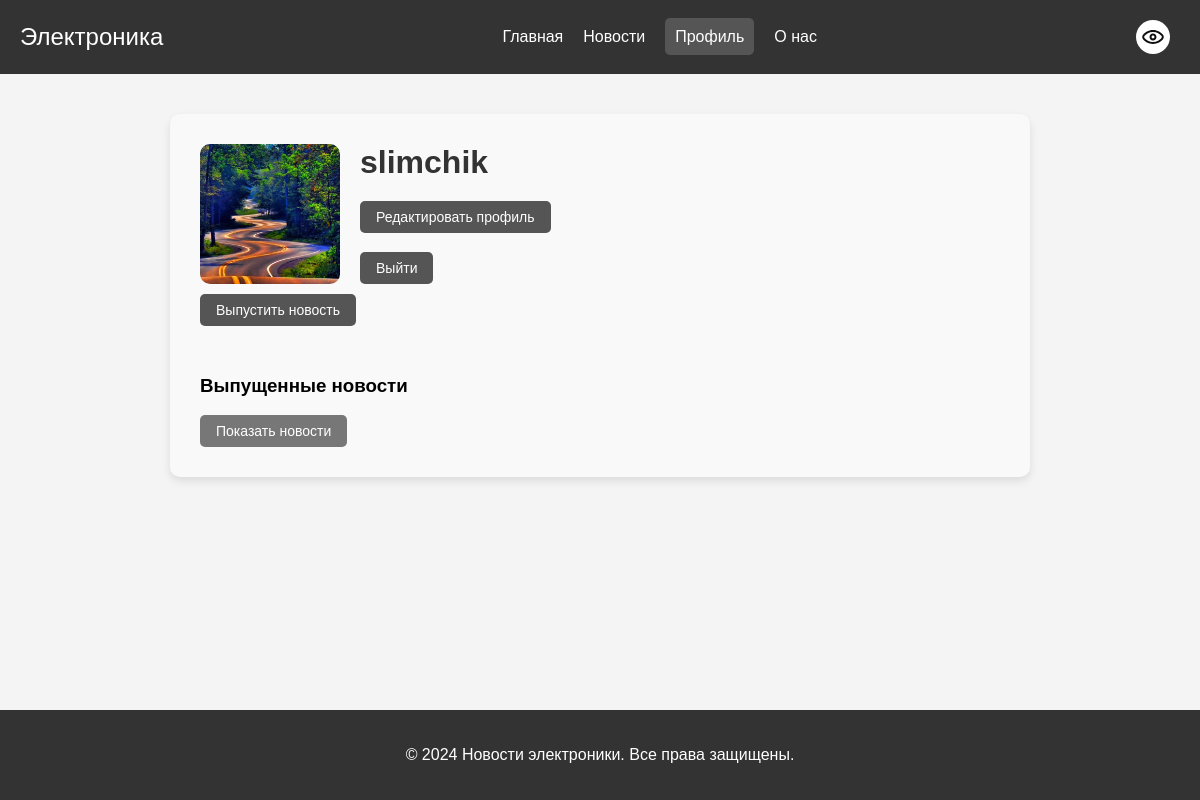
The page /profile/ (signed in) on the database its author committed.
### news/models.py (models this page shows, shortened)
class UserProfile(AbstractUser):
    username = models.CharField(max_length=20, unique=True, blank=False)
    nickname = models.CharField(max_length=15, blank=False)
    birthdate = models.DateField(blank=False, null=False)
    avatar = models.ImageField(upload_to='user_avatars', default='user_avatars/default-avatar.png')
    email = models.EmailField(unique=True)

### news/views.py (the view)
# urls.py: path('profile/', views.profile, name='profile'),
@login_required
def profile(request):
    user = request.user
    published_news = Content.objects.filter(author=user)
    return render(request, 'profile.html', {
        'nickname': user.nickname,
        'published_news': published_news,
    })

### news/templates/profile.html (shortened to what this page needs)
{% extends 'base.html' %}
{% load static %}
{% block extra_css %}
<link rel="stylesheet" href="{% static 'css/profile.css' %}">
<link rel="stylesheet" href="{% static 'css/profile_news.css' %}">
{% endblock %}
{% block content %}
<div class="profile-container">
    <div class="profile-header">
        <img src="{{ user.avatar.url }}" alt="Аватар" class="avatar">
        <div class="profile-info">
            <h2>{{ nickname }}</h2>
            <a href="{% url 'edit_profile' %}" class="button">Редактировать профиль</a>
            <form method="POST" action="{% url 'logout' %}">
                <button type="submit" class="button">Выйти</button>
            </form>
        </div>
    </div>
    <a href="{% url 'publish_content' %}" class="button">Выпустить новость</a>
    <div class="released-news-section">
        <h3>Выпущенные новости</h3>
        <button class="toggle-news-button">Показать новости</button>
    </div>
</div>
{% endblock %}

### news/static/css/base.css (style rules this page uses)
body { margin: 0; font-family: Arial, sans-serif; background-color: #f4f4f4; display: flex; flex-direction: column; min-height: 100vh; }

### news/static/css/profile.css (style rules this page uses)
.profile-container { max-width: 800px; margin: 20px auto; padding: 20px; background-color: #f9f9f9; border-radius: 10px; box-shadow: 0 4px 8px rgba(0, 0, 0, 0.1); }
.profile-header { display: flex; align-items: center; }
.avatar { width: 140px; height: 140px; border-radius: 10px; object-fit: cover; margin-right: 20px; }
.profile-info { display: flex; flex-direction: column; justify-content: space-between; height: 140px; }
h2 { margin: 0; font-size: 1.5rem; color: #333; }
.button { display: inline-block; margin-top: 10px; padding: 8px 16px; background-color: #555; color: #fff; text-decoration: none; border-radius: 5px; border: none; cursor: pointer; font-size: 14px; transition: background-color 0.3s; }
@media (min-width: 601px) { .profile-container { padding: 30px; } }
@media (min-width: 601px) { h2 { font-size: 2rem; } }

### news/static/css/profile_news.css (style rules this page uses)
.released-news-section { margin-top: 20px; padding-top: 10px; }
.toggle-news-button { background-color: #777; color: #fff; border: none; padding: 8px 16px; border-radius: 5px; cursor: pointer; font-size: 14px; }

### rows shown on the page
UserProfile: avatar (picture), nickname "slimchik"
